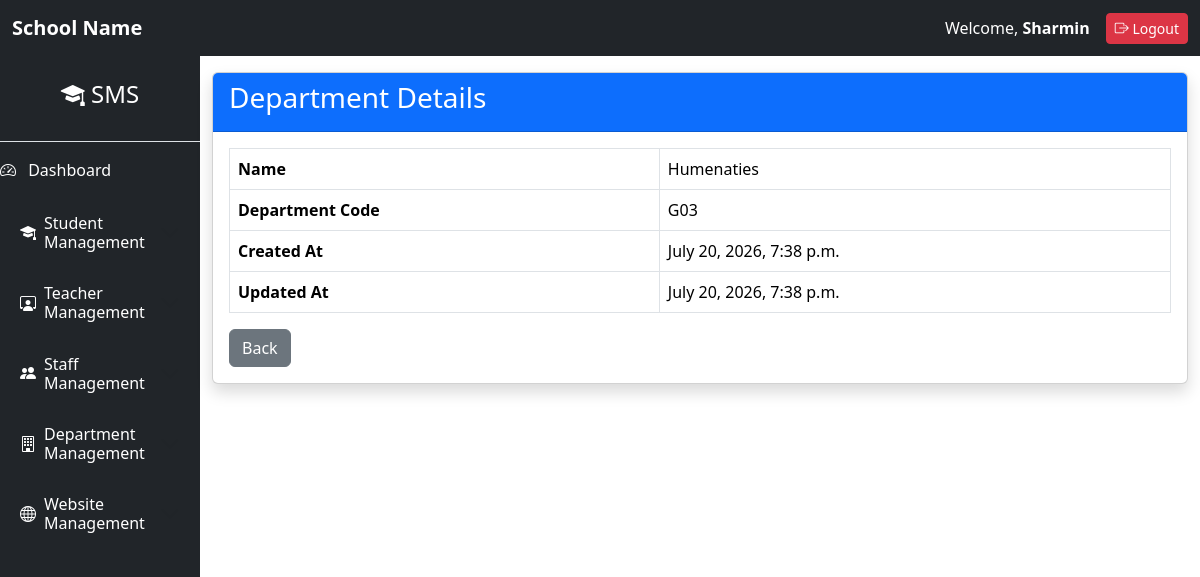
The app's page /departments/detail/3/ (signed in) with its own data.
### departments/models.py (models this page shows, shortened)
class Department(models.Model):
    name = models.CharField(
        max_length=100,
        unique=True
    )
    department_code = models.CharField(
        max_length=20,
        unique=True
    )
    created_at = models.DateTimeField(
        auto_now_add=True
    )
    updated_at = models.DateTimeField(
        auto_now=True
    )

### departments/views.py (the view)
class DepartmentDetailView(
    LoginRequiredMixin,
    PermissionRequiredMixin,
    DetailView
):
    model = Department
    template_name = "department_detail.html"
    context_object_name = "department"
    permission_required = "departments.view_department"
    pk_url_kwarg = "id"

### departments/templates/department_detail.html
{% extends 'base.html' %}
{% block content %}
<div class="card shadow">
<div class="card-header bg-primary text-white">
<h3>Department Details</h3>
</div>
<div class="card-body">
<table class="table table-bordered">
<tr>
<th>Name</th>
<td>{{ department.name }}</td>
</tr>
<tr>
<th>Department Code</th>
<td>{{ department.department_code }}</td>
</tr>
<tr>
<th>Created At</th>
<td>{{ department.created_at }}</td>
</tr>
<tr>
<th>Updated At</th>
<td>{{ department.updated_at }}</td>
</tr>
</table>
<a
href="{% url 'department_list' %}"
class="btn btn-secondary">
Back
</a>
</div>
</div>
{% endblock %}

### core/templates/base.html (shortened to what this page needs)
<!DOCTYPE html>
<html lang="en">
<head>
    <link href="https://cdn.jsdelivr.net/npm/bootstrap@5.3.8/dist/css/bootstrap.min.css"
          rel="stylesheet">
    <link href="https://cdn.jsdelivr.net/npm/bootstrap-icons@1.13.1/font/bootstrap-icons.css"
          rel="stylesheet">
</head>
<body>
<nav class="navbar navbar-dark bg-dark">
    <div class="container-fluid">
        <a class="navbar-brand fw-bold"
           href="{% url 'student_list' %}">
            School Name
        </a>
        <div class="d-flex align-items-center">
            <span class="text-white me-3">
                Welcome,
                <strong>{{ request.user.username }}</strong>
            </span>
            <form action="{% url 'logout' %}" method="POST">
                <button
                    type="submit"
                    class="btn btn-danger btn-sm">
                    <i class="bi bi-box-arrow-right"></i>
                    Logout
                </button>
            </form>
        </div>
    </div>
</nav>
<div class="container-fluid">
    <div class="row">
        {% include 'sidebar.html' %}
        <div class="col-md-9 col-lg-10 mt-3">
            {% block content %}
            {% endblock %}
        </div>
    </div>
</div>
</body>
</html>

### records on screen
Department: name "Humenaties", department_code "G03", created_at "July 20, 2026, 7:38 p.m.", updated_at "July 20, 2026, 7:38 p.m."

### other values on screen
{{ request.user.username }} "Sharmin"
